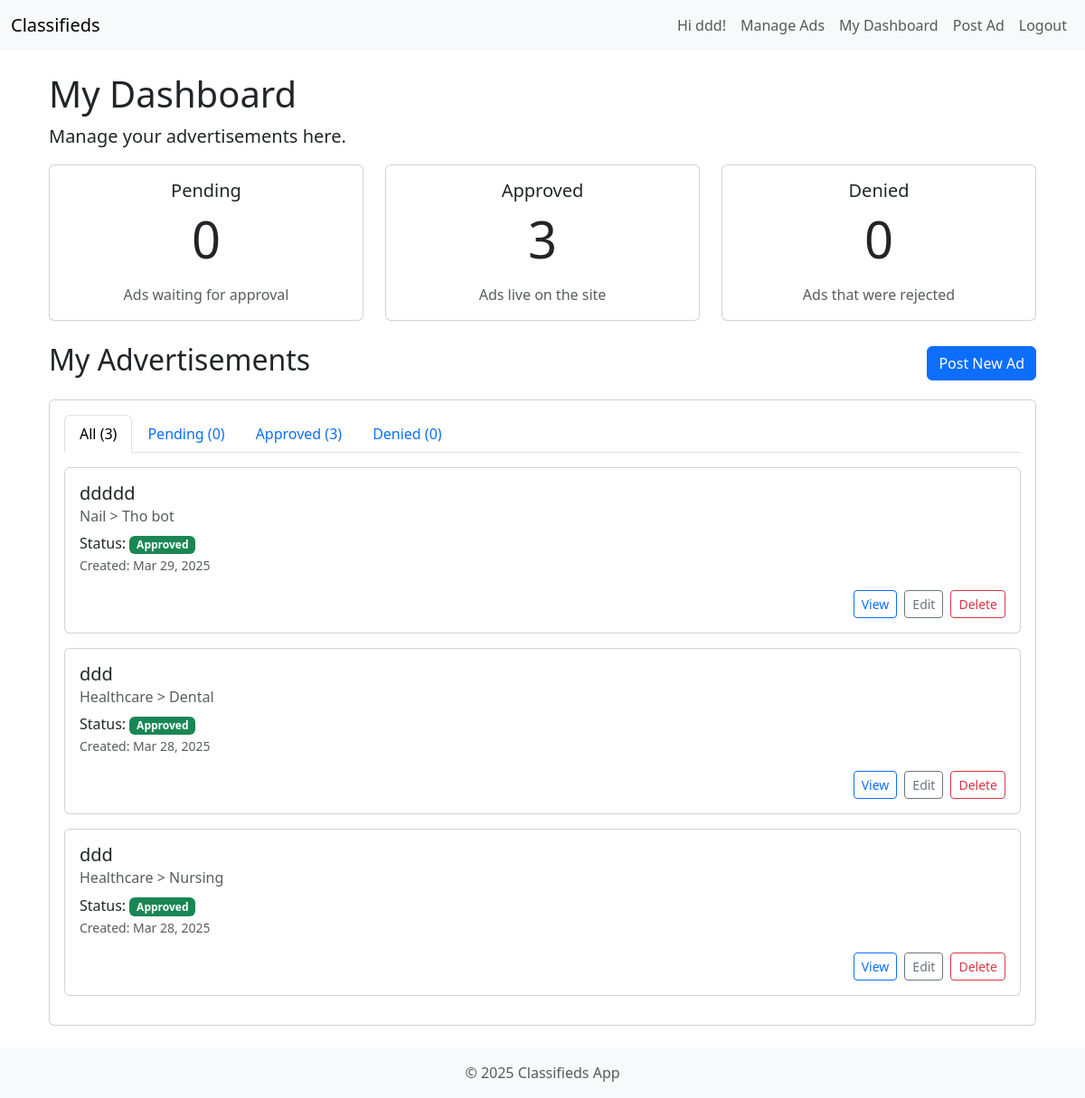
Screenshot of /dashboard/ (signed in) with the database file from the repository.
### listings/models.py (models this page shows, shortened)
class Ad(models.Model):
    STATUS_PENDING = 'pending'
    STATUS_APPROVED = 'approved'
    STATUS_DENIED = 'denied'
    STATUS_CHOICES = [
        (STATUS_PENDING, 'Pending Approval'),
        (STATUS_APPROVED, 'Approved'),
        (STATUS_DENIED, 'Denied'),
    ]
    PRICE_TYPE_FIXED = 'fixed'
    PRICE_TYPE_PER_HOUR = 'per_hour'
    PRICE_TYPE_NEGOTIABLE = 'negotiable'
    PRICE_TYPE_FREE = 'free' # Added Free as an option
    PRICE_TYPE_CHOICES = [
        (PRICE_TYPE_FIXED, 'Fixed Price'),
        (PRICE_TYPE_PER_HOUR, 'Per Hour'),
        (PRICE_TYPE_NEGOTIABLE, 'Negotiable'),
        (PRICE_TYPE_FREE, 'Free'),
    ]
    title = models.CharField(max_length=200)
    description = models.TextField()
    price_type = models.CharField(
        max_length=10,
        choices=PRICE_TYPE_CHOICES,
        default=PRICE_TYPE_FIXED
    )
    price = models.DecimalField(max_digits=10, decimal_places=2, blank=True, null=True) # Keep allowing null
    location = models.CharField(max_length=150, blank=True, null=True)
    category = models.ForeignKey(Category, on_delete=models.SET_NULL, null=True, related_name='ads')
    subcategory = models.ForeignKey(SubCategory, on_delete=models.SET_NULL, null=True, related_name='ads')
    author = models.ForeignKey(User, on_delete=models.CASCADE, related_name='ads')
    status = models.CharField(max_length=10, choices=STATUS_CHOICES, default=STATUS_PENDING)
    created_at = models.DateTimeField(auto_now_add=True)
    updated_at = models.DateTimeField(auto_now=True)
    class Meta:
        ordering = ['-created_at'] # Show newest ads first by default

class Category(models.Model):
    name = models.CharField(max_length=100, unique=True)
    slug = models.SlugField(max_length=110, unique=True, blank=True)
    description = models.TextField(blank=True, null=True)
    class Meta:
        verbose_name_plural = "Categories" # Correct pluralization in admin

class SubCategory(models.Model):
    category = models.ForeignKey(Category, on_delete=models.CASCADE, related_name='subcategories')
    name = models.CharField(max_length=100)
    slug = models.SlugField(max_length=110, unique=True, blank=True)
    description = models.TextField(blank=True, null=True)
    class Meta:
        verbose_name_plural = "Subcategories"
        unique_together = ('category', 'name') # Ensure unique subcategory names within a category

### listings/views.py (the view)
# urls.py: path('dashboard/', UserDashboardView.as_view(), name='user_dashboard'),
class UserDashboardView(LoginRequiredMixin, ListView):
    model = Ad
    template_name = 'listings/user/dashboard.html'
    context_object_name = 'ads'
    def get_queryset(self):
        return Ad.objects.filter(author=self.request.user).order_by('-created_at')
    def get_context_data(self, **kwargs):
        context = super().get_context_data(**kwargs)
        context['pending_count'] = self.get_queryset().filter(status=Ad.STATUS_PENDING).count()
        context['approved_count'] = self.get_queryset().filter(status=Ad.STATUS_APPROVED).count()
        context['denied_count'] = self.get_queryset().filter(status=Ad.STATUS_DENIED).count()
        return context

### listings/templatetags/listing_filters.py (called while the page is built)
@register.filter(name='filter_status')
def filter_status(ads, status):
    return [ad for ad in ads if ad.status == status]

### templates/listings/user/dashboard.html (shortened to what this page needs)
{% extends "base.html" %}
{% load listing_filters %}
{% block content %}
<div class="container mt-4">
    <h1>My Dashboard</h1>
    <p class="lead">Manage your advertisements here.</p>
    <div class="row mb-4">
        <div class="col-md-4">
            <div class="card text-center h-100">
                <div class="card-body">
                    <h5 class="card-title">Pending</h5>
                    <p class="card-text display-4">{{ pending_count }}</p>
                    <p class="card-text text-muted">Ads waiting for approval</p>
                </div>
            </div>
        </div>
        <div class="col-md-4">
            <div class="card text-center h-100">
                <div class="card-body">
                    <h5 class="card-title">Approved</h5>
                    <p class="card-text display-4">{{ approved_count }}</p>
                    <p class="card-text text-muted">Ads live on the site</p>
                </div>
            </div>
        </div>
        <div class="col-md-4">
            <div class="card text-center h-100">
                <div class="card-body">
                    <h5 class="card-title">Denied</h5>
                    <p class="card-text display-4">{{ denied_count }}</p>
                    <p class="card-text text-muted">Ads that were rejected</p>
                </div>
            </div>
        </div>
    </div>
    <div class="d-flex justify-content-between align-items-center mb-3">
        <h2>My Advertisements</h2>
        <a href="{% url 'ad_create' %}" class="btn btn-primary">Post New Ad</a>
    </div>
    <div class="card">
        <div class="card-body">
            <ul class="nav nav-tabs mb-3" id="adTabs" role="tablist">
                <li class="nav-item" role="presentation">
                    <button class="nav-link active" id="all-tab" data-bs-toggle="tab" data-bs-target="#all" type="button" role="tab" aria-controls="all" aria-selected="true">All ({{ ads|length }})</button>
                </li>
                <li class="nav-item" role="presentation">
                    <button class="nav-link" id="pending-tab" data-bs-toggle="tab" data-bs-target="#pending" type="button" role="tab" aria-controls="pending" aria-selected="false">Pending ({{ pending_count }})</button>
                </li>
                <li class="nav-item" role="presentation">
                    <button class="nav-link" id="approved-tab" data-bs-toggle="tab" data-bs-target="#approved" type="button" role="tab" aria-controls="approved" aria-selected="false">Approved ({{ approved_count }})</button>
                </li>
                <li class="nav-item" role="presentation">
                    <button class="nav-link" id="denied-tab" data-bs-toggle="tab" data-bs-target="#denied" type="button" role="tab" aria-controls="denied" aria-selected="false">Denied ({{ denied_count }})</button>
                </li>
            </ul>
            <div class="tab-content" id="adTabsContent">
                <div class="tab-pane fade show active" id="all" role="tabpanel" aria-labelledby="all-tab">
                    {% include "listings/user/ad_list_table.html" with ads=ads %}
                </div>
            </div>
        </div>
    </div>
</div>
{% endblock content %}

### templates/base.html (shortened to what this page needs)
<!doctype html>
<html lang="en">
{% load static %}
<head>
    <link href="https://cdn.jsdelivr.net/npm/bootstrap@5.3.3/dist/css/bootstrap.min.css" rel="stylesheet">
</head>
<body>
    <nav class="navbar navbar-expand-lg navbar-light bg-light mb-4">
        <div class="container-fluid">
            <a class="navbar-brand" href="{% url 'home' %}">Classifieds</a>
            <div class="collapse navbar-collapse" id="navbarNav">
                <ul class="navbar-nav ms-auto">
                    {% if user.is_authenticated %}
                        <li class="nav-item">
                            <span class="nav-link">Hi {{ user.username }}!</span>
                        </li>
                        {% if user.is_superuser or user.is_moderator %}
                        <li class="nav-item">
                            {% if user.is_superuser %}
                                <a class="nav-link" href="{% url 'ads_management' %}">Manage Site</a>
                            {% else %}
                                <a class="nav-link" href="{% url 'admin_ad_list' %}">Manage Ads</a>
                            {% endif %}
                        </li>
                        {% endif %}
                        <li class="nav-item">
                            <a class="nav-link" href="{% url 'user_dashboard' %}">My Dashboard</a>
                        </li>
                        <li class="nav-item">
                            <a class="nav-link" href="{% url 'ad_create' %}">Post Ad</a>
                        </li>
                        <li class="nav-item">
                            <form method="post" action="{% url 'logout' %}">
                                <button type="submit" class="btn btn-link nav-link">Logout</button>
                            </form>
                        </li>
                    {% endif %}
                </ul>
            </div>
        </div>
    </nav>
    <main class="container">
        {% block content %}{% endblock content %}
    </main>
    <footer class="mt-4 py-3 bg-light text-center">
        <div class="container">
            <span class="text-muted">© {% now "Y" %} Classifieds App</span>
        </div>
    </footer>
</body>
</html>

### templates/listings/user/ad_list_table.html
{% for ad in ads %}
<div class="card mb-3">
    <div class="card-body">
        <h5 class="card-title">{{ ad.title }}</h5>
        <h6 class="card-subtitle mb-2 text-muted">
            {{ ad.category.name }}
            {% if ad.subcategory %}
                > {{ ad.subcategory.name }}
            {% endif %}
        </h6>
        <p class="card-text">
            Status:
            {% if ad.status == 'pending' %}
                <span class="badge bg-warning text-dark">Pending</span>
            {% elif ad.status == 'approved' %}
                <span class="badge bg-success">Approved</span>
            {% elif ad.status == 'denied' %}
                <span class="badge bg-danger">Denied</span>
            {% endif %}
            <br>
            <small class="text-muted">Created: {{ ad.created_at|date:"M d, Y" }}</small>
        </p>
        <div class="d-flex justify-content-end">
             <a href="{% url 'ad_detail' ad.pk %}" class="btn btn-sm btn-outline-primary me-2">View</a>
             <a href="{% url 'ad_update' ad.pk %}" class="btn btn-sm btn-outline-secondary me-2">Edit</a>
             <a href="{% url 'ad_delete' ad.pk %}" class="btn btn-sm btn-outline-danger">Delete</a>
        </div>
    </div>
</div>
{% empty %}
<div class="alert alert-info text-center" role="alert">
    You haven't posted any ads yet.
</div>
{% endfor %}

### rows the page displays
Ad: title "ddddd", category.name "Nail", subcategory.name "Tho bot", status "Approved", created_at "Mar 29, 2025"
Ad: title "ddd", category.name "Healthcare", subcategory.name "Dental", status "Approved", created_at "Mar 28, 2025"
Ad: title "ddd", category.name "Healthcare", subcategory.name "Nursing", status "Approved", created_at "Mar 28, 2025"

### other values shown
{{ user.username }} "ddd"
{{ pending_count }} "0"
{{ approved_count }} "3"
{{ denied_count }} "0"
{{ ads|length }} "3"
